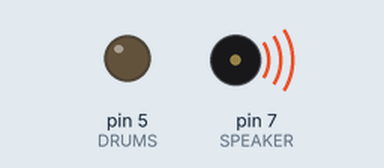
A sketch run on a simulated Arduino Uno, built with avr-gcc and run on an emulated ATmega328P. Shown: output pins drawn as LEDs (lit = HIGH), buzzer (waves = sounding).

Above: at 0.3 s.
At 9.9 s:
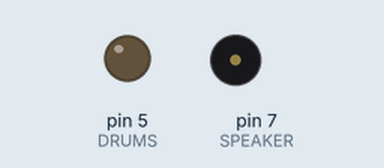
Timing chart, 0 to 11.8 s (numbered marks = the images above):
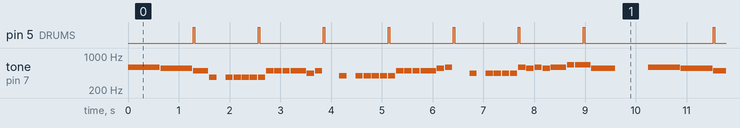

The sketch:

Despacito_V1.ino
```cpp
//buzzer Pin 7 on uno

#define SPEAKER 7
#define DRUMS 5
#define INTERVAL 160
#define NOTE_SPACING 16
const uint16_t FREQUENCIES[]={0,31,33,35,37,39,41,44,46,49,52,55,58,62,65,69,73,78,82,87,93,98,104,110,117,123,131,139,147,156,165,175,185,196,208,220,233,247,262,277,294,311,330,349,370,392,415,440,466,494,523,554,587,622,659,698,740,784,831,880,932,988,1047,1109,1175,1245,1319,1397,1480,1568,1661,1760,1865,1976,2093,2217,2349,2489,2637,2794,2960,3136,3322,3520,3729,3951,4186,4435,4699,4978};
const uint16_t SONG_LENGTH=64;
const uint8_t LEADTK[]={52,0,0,0,51,0,0,0,49,0,44,0,44,44,44,44,44,49,49,49,49,0,47,49,0,0,45,0,45,45,45,45,45,49,49,49,49,0,51,52,0,0,47,0,47,47,47,47,52,51,52,51,52,0,54,54,0,51,0,0,0,0,0,0};
const uint8_t LEADLN[]={4,0,0,0,4,0,0,0,2,0,1,0,1,1,1,1,1,1,1,1,2,0,1,1,0,0,1,0,1,1,1,1,1,1,1,1,2,0,1,1,0,0,1,0,1,1,1,1,1,1,1,1,2,0,1,2,0,3,0,0,0,0,0};
const uint8_t DRUMTK[]={0,0,0,0,0,0,0,0,30,0,0,5,5,0,5,0,30,0,0,5,5,0,5,0,30,0,0,5,5,0,5,0,30,0,0,5,5,0,5,0,30,0,0,5,5,0,5,0,30,0,0,5,5,0,5,0,30,0,0,5,5,0,5,0};
void setup() {
  pinMode(SPEAKER,OUTPUT);
  pinMode(DRUMS,OUTPUT);
}
uint16_t ctr=0,t=0;
void loop() {
  t=millis();
  if(LEADLN[ctr]!=0){
    noTone(SPEAKER);
    if(LEADTK[ctr]!=0) tone(SPEAKER,FREQUENCIES[LEADTK[ctr]],LEADLN[ctr]*INTERVAL-NOTE_SPACING);
  }
  if(DRUMTK[ctr]!=0){
    digitalWrite(DRUMS,HIGH);
    delay(DRUMTK[ctr]);
    digitalWrite(DRUMS,LOW);
  }
  ctr=(ctr+1)%SONG_LENGTH;
  delay(INTERVAL-(millis()-t));
}
```

Measured:
- by itself, pin 5 (DRUMS): repeats every 10.2 s: 6 × (LOW 1.3 s, HIGH 0.03 s), LOW 2.5 s, HIGH 0.03 s, until it stays LOW from 65.3 s
- by itself, tone on pin 7 (SPEAKER): plays 587 Hz for 0.62 s, 554 Hz for 0.62 s, 494 Hz for 0.30 s, 370 Hz for 0.14 s, 370 Hz for 0.14 s, 370 Hz for 0.14 s … (256 notes in this stretch)
